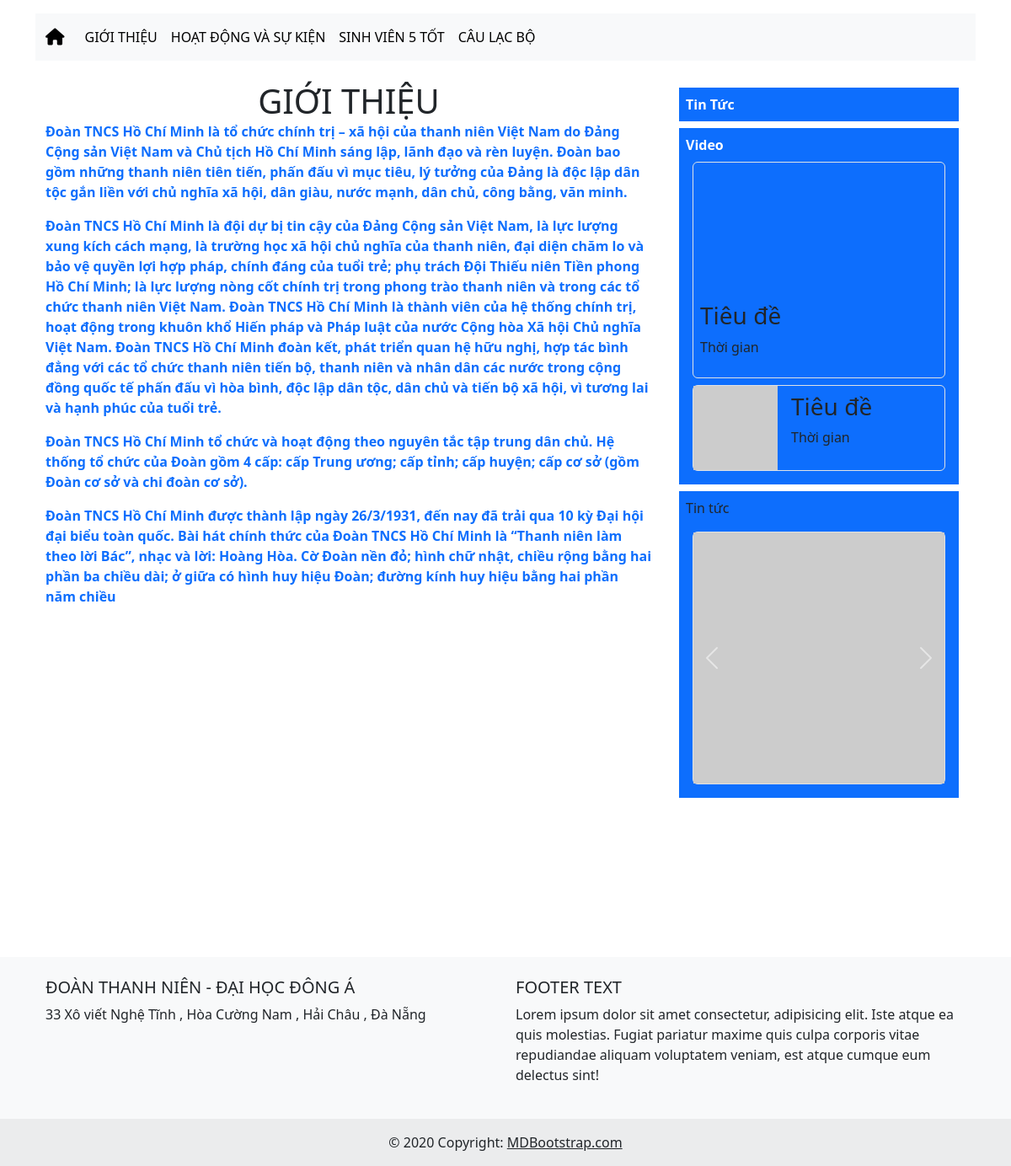
The app's page /introduce/, older data.
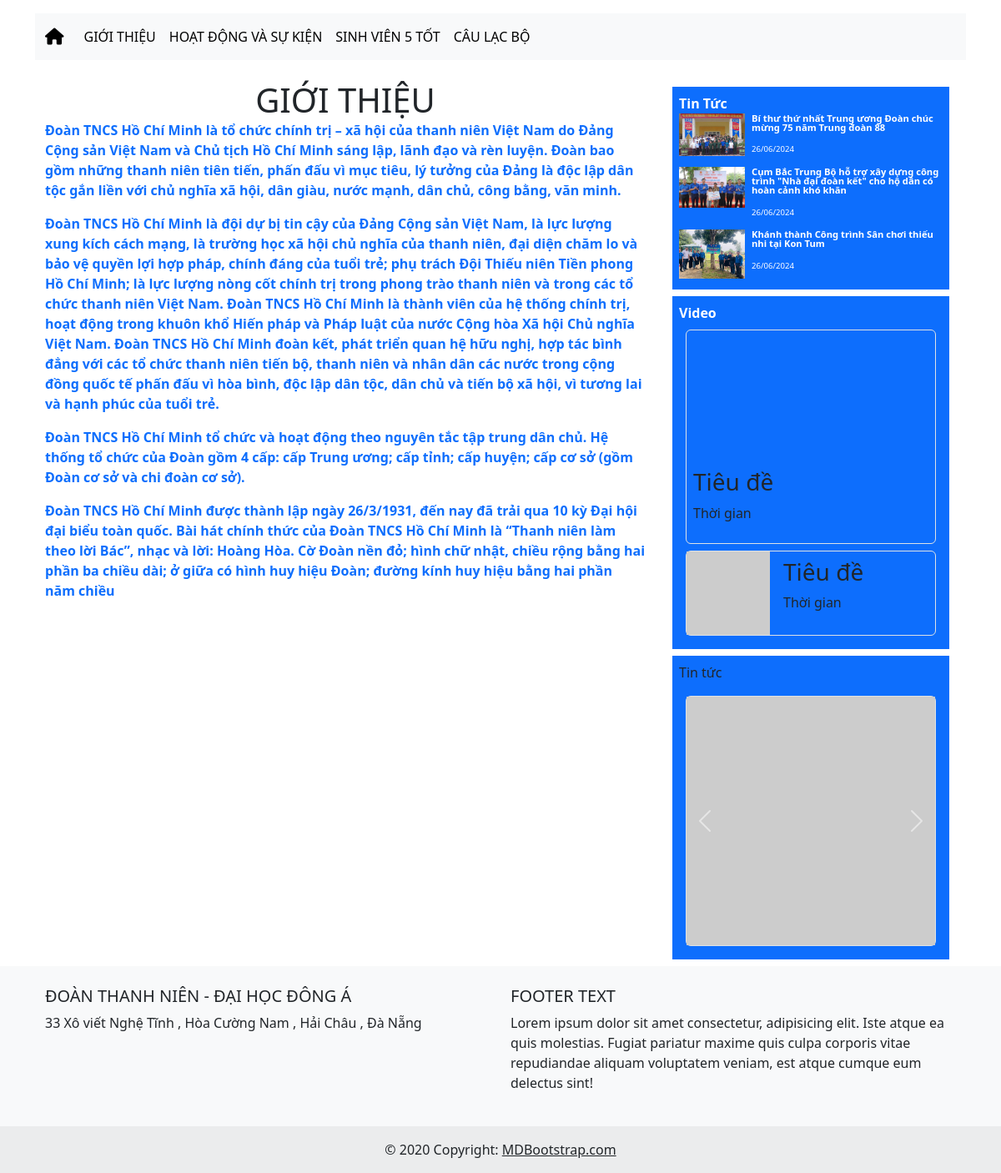
The same page, newer data.
### App/models.py (models this page shows, shortened)
class Post(models.Model):
    image = models.ImageField(upload_to='posts/')
    title = models.CharField(max_length=200)
    timestamp = models.DateTimeField(auto_now_add=True)
    content = models.TextField()
    category = models.CharField(max_length=100 , null = True)
    active = models.BooleanField(default=True)

### App/views.py (the view)
# urls.py: path('introduce/', views.introduce, name='introduce'),
def introduce(request):
    context = {
        'posts':posts
    }
    return render(request, 'introduce.html', context)

### templates/introduce.html
{% extends 'base.html' %}
{% block content %}
<div class="d-flex flex-column align-items-center justify-content-center">
    <b class="display-6">GIỚI THIỆU</b>
    <p class="text-primary" style="font-weight: 600; font-size: 1rem;">Đoàn TNCS Hồ Chí Minh là tổ chức chính trị – xã hội
        của thanh niên Việt Nam do Đảng Cộng sản Việt Nam và Chủ tịch Hồ Chí Minh sáng lập, lãnh đạo và rèn luyện. Đoàn bao
        gồm những thanh niên tiên tiến, phấn đấu vì mục tiêu, lý tưởng của Đảng là độc lập dân tộc gắn liền với chủ nghĩa xã
        hội, dân giàu, nước mạnh, dân chủ, công bằng, văn minh.</p>
    <p class="text-primary" style="font-weight: 600; font-size: 1rem;">Đoàn TNCS Hồ Chí Minh là đội dự bị tin cậy của Đảng
        Cộng sản Việt Nam, là lực lượng xung kích cách mạng, là trường học xã hội chủ nghĩa của thanh niên, đại diện chăm lo
        và bảo vệ quyền lợi hợp pháp, chính đáng của tuổi trẻ; phụ trách Đội Thiếu niên Tiền phong Hồ Chí Minh; là lực lượng
        nòng cốt chính trị trong phong trào thanh niên và trong các tổ chức thanh niên Việt Nam. Đoàn TNCS Hồ Chí Minh là
        thành viên của hệ thống chính trị, hoạt động trong khuôn khổ Hiến pháp và Pháp luật của nước Cộng hòa Xã hội Chủ
        nghĩa Việt Nam. Đoàn TNCS Hồ Chí Minh đoàn kết, phát triển quan hệ hữu nghị, hợp tác bình đẳng với các tổ chức thanh
        niên tiến bộ, thanh niên và nhân dân các nước trong cộng đồng quốc tế phấn đấu vì hòa bình, độc lập dân tộc, dân chủ
        và tiến bộ xã hội, vì tương lai và hạnh phúc của tuổi trẻ.</p>
    <p class="text-primary" style="font-weight: 600; font-size: 1rem;">Đoàn TNCS Hồ Chí Minh tổ chức và hoạt động theo
        nguyên tắc tập trung dân chủ. Hệ thống tổ chức của Đoàn gồm 4 cấp: cấp Trung ương; cấp tỉnh; cấp huyện; cấp cơ sở
        (gồm Đoàn cơ sở và chi đoàn cơ sở).</p>
    <p class="text-primary" style="font-weight: 600; font-size: 1rem;">Đoàn TNCS Hồ Chí Minh được thành lập ngày 26/3/1931,
        đến nay đã trải qua 10 kỳ Đại hội đại biểu toàn quốc. Bài hát chính thức của Đoàn TNCS Hồ Chí Minh là “Thanh niên
        làm theo lời Bác”, nhạc và lời: Hoàng Hòa. Cờ Đoàn nền đỏ; hình chữ nhật, chiều rộng bằng hai phần ba chiều dài; ở
        giữa có hình huy hiệu Đoàn; đường kính huy hiệu bằng hai phần năm chiều</p>
</div>
<div id="map" style="height: 400px;"></div>
{% endblock %}

### templates/base.html (shortened to what the changed rows need)
<!doctype html>
{% load static %}
<html lang="en">
<head>
    <link rel="stylesheet" type="text/css" href="{% static 'css/home.css' %}">
    <link href="https://cdn.jsdelivr.net/npm/bootstrap@5.3.3/dist/css/bootstrap.min.css" rel="stylesheet">
    <link rel="stylesheet" href="https://cdnjs.cloudflare.com/ajax/libs/font-awesome/6.5.2/css/all.min.css"
 />
</head>
<body>
    <div class="container-lg">
        <div class="container-lg">
            <div class="row d-flex">
                <div class="col-lg-4 d-none d-lg-block ">
                    <div class="bg-primary p-2 m-2">
                        {% for post in posts %}
                        <a href="{% url 'post_detail' post_id=post.id %}" class=" d-flex accordion gap-2 ">
                            <img class="w-25 h-25" src="{{post.image.url}}" alt="">
                            <div class="p-0">
                                <p style="font-size:0.7rem ; line-height: 1;font-weight: 600; " class="text-white">
                                    {{post.title}}</p>
                                <p style="font-size:0.6rem ; line-height: 1; " class="text-white">
                                    {{post.timestamp|date:"d/m/Y"}}</p>
                            </div>
                        </a>
                        {% endfor %}
                    </div>
                </div>
            </div>
        </div>
    </div>
</body>
</html>

Row changes from the older to the newer data that the page shows:
added Post: image (picture), title "Bí thư thứ nhất Trung ương Đoàn chúc mừng 75 năm Trung đoàn 88", timestamp "26/06/2024"
added Post: image (picture), title "Cụm Bắc Trung Bộ hỗ trợ xây dựng công trình \"Nhà đại đoàn kết\" cho hộ dân có hoàn cảnh khó khăn", timestamp "26/06/2024"
added Post: image (picture), title "Khánh thành Công trình Sân chơi thiếu nhi tại Kon Tum", timestamp "26/06/2024"
